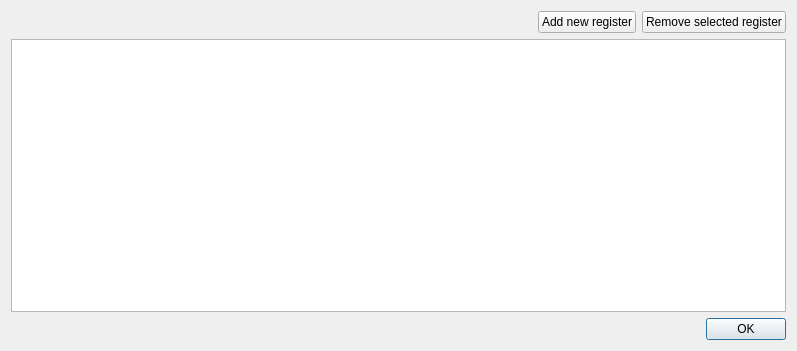
<?xml version="1.0" encoding="UTF-8"?>
<ui version="4.0">
 <class>RegisterDialog</class>
 <widget class="QDialog" name="RegisterDialog">
  <property name="geometry">
   <rect>
    <x>0</x>
    <y>0</y>
    <width>797</width>
    <height>351</height>
   </rect>
  </property>
  <property name="windowTitle">
   <string>Dialog</string>
  </property>
  <layout class="QVBoxLayout" name="verticalLayout">
   <item>
    <layout class="QHBoxLayout" name="horizontalLayout">
     <item>
      <spacer name="horizontalSpacer">
       <property name="orientation">
        <enum>Qt::Horizontal</enum>
       </property>
       <property name="sizeHint" stdset="0">
        <size>
         <width>40</width>
         <height>20</height>
        </size>
       </property>
      </spacer>
     </item>
     <item>
      <widget class="QPushButton" name="btnAdd">
       <property name="text">
        <string>Add new register</string>
       </property>
      </widget>
     </item>
     <item>
      <widget class="QPushButton" name="btnRemove">
       <property name="text">
        <string>Remove selected register</string>
       </property>
      </widget>
     </item>
    </layout>
   </item>
   <item>
    <widget class="QTableView" name="registerView">
     <property name="minimumSize">
      <size>
       <width>300</width>
       <height>0</height>
      </size>
     </property>
     <attribute name="horizontalHeaderMinimumSectionSize">
      <number>30</number>
     </attribute>
    </widget>
   </item>
   <item>
    <widget class="QDialogButtonBox" name="buttonBox">
     <property name="orientation">
      <enum>Qt::Horizontal</enum>
     </property>
     <property name="standardButtons">
      <set>QDialogButtonBox::Ok</set>
     </property>
    </widget>
   </item>
  </layout>
 </widget>
 <resources/>
 <connections>
  <connection>
   <sender>buttonBox</sender>
   <signal>accepted()</signal>
   <receiver>RegisterDialog</receiver>
   <slot>accept()</slot>
   <hints>
    <hint type="sourcelabel">
     <x>248</x>
     <y>254</y>
    </hint>
    <hint type="destinationlabel">
     <x>157</x>
     <y>274</y>
    </hint>
   </hints>
  </connection>
  <connection>
   <sender>buttonBox</sender>
   <signal>rejected()</signal>
   <receiver>RegisterDialog</receiver>
   <slot>reject()</slot>
   <hints>
    <hint type="sourcelabel">
     <x>316</x>
     <y>260</y>
    </hint>
    <hint type="destinationlabel">
     <x>286</x>
     <y>274</y>
    </hint>
   </hints>
  </connection>
 </connections>
</ui>
